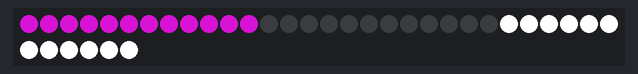
Bench run of a sketch on a simulated Arduino Uno, built with avr-gcc and run on an emulated ATmega328P. Parts: 36 RGB LEDs in strip order, left to right, continuing on the next row. Wiring (inferred from the names in the program): LPD8806 LEDs: data pin 2; clock pin 1. Random numbers use the default seed unless the sketch sets one.

Above: at 0.6 s.
At 5.97 s:
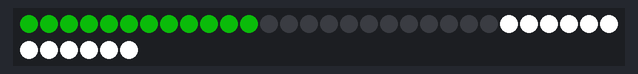
At 12.6 s:
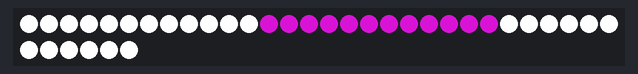
At 27.6 s:
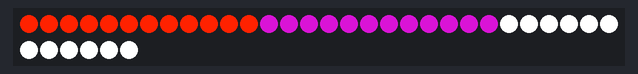
At 38.73 s:
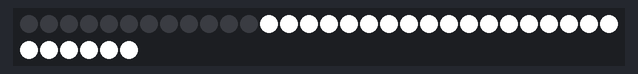
At 39.65 s:
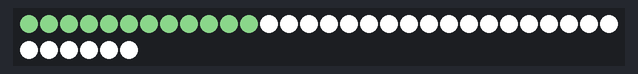

Measured:
- what the display in image 0 shows lasts 5.0 s, from 0.5 s to 5.5 s
- what the display in image 3 shows lasts 10.0 s, from 27.5 s to 37.5 s

The sketch:

halloduino.pde
```cpp
// (licence header left out)
#include "LPD8806.h"
#include "SPI.h"

// The number of LEDs on the strip
#define LED_COUNT 12

// The pins used to access the strip. These will depend on the
// specific Arduino being used.
#define DATA_PIN  2
#define CLOCK_PIN 1

LPD8806 strip = LPD8806(LED_COUNT, DATA_PIN, CLOCK_PIN);

struct _rgb {
  int r, g, b;
};

// Colors used for the various effects. These were chosen with some
// manual fiddling to look 'spooky'.

struct _rgb blood   = {0xFF, 0x00, 0x00}; // Red
struct _rgb ghost   = {0xFF, 0xFF, 0xFF}; // White
struct _rgb pumpkin = {0xFF, 0x91, 0x00}; // Orange pumpkin color
struct _rgb purple  = {0x46, 0x06, 0x45}; // Purple 'witch' color
struct _rgb green   = {0x02, 0xA5, 0x02}; // Green 'witch' color
struct _rgb bat     = {0x00, 0x00, 0x00}; // Black

// all: set the entire strip to use a single color
void all(struct _rgb c) {
  for (int i = 0; i < strip.numPixels(); i++) {
    strip.setPixelColor(i, c.r, c.g, c.b);
  }

  strip.show();
}

// Functions to set specific colors
void show_blood()   { all(blood);   delay(5000); }
void show_ghost()   { all(ghost);   delay(5000); }
void show_pumpkin() { all(pumpkin); delay(5000); }
void show_purple()  { all(purple);  delay(5000); }
void show_green()   { all(green);   delay(5000); }
void show_bat()     { all(bat);     delay(5000); }

// alternate: alternate between two colors
void alternate(struct _rgb first, struct _rgb second) {
  for (int i = 0; i < 20; i++) {
     all(first);
     delay(random(120,180));
     all(second);
     delay(random(130,190));
  }

  all(bat);
}

// Functions to alternate between colors
void green_purple()   { alternate(green, purple);  }
void green_blood()    { alternate(green, blood);   }
void purple_blood()   { alternate(purple, blood);  }

struct _frgb {
  float r, g, b;
};

// fade: fade between two colors
void fade(struct _rgb in, struct _rgb out) {

  // Number of fading steps and the number of milliseconds over
  // which to fade

  int steps = 200;
  int time = 400;

  struct _frgb c = {in.r, in.g, in.b};
  struct _frgb d;
  d.r = ((float)out.r - (float)in.r)/(float)steps;
  d.g = ((float)out.g - (float)in.g)/(float)steps;
  d.b = ((float)out.b - (float)in.b)/(float)steps;

  for (int i = 0; i < steps; i++) {
    struct _rgb ci;
    ci.r = c.r;
    ci.g = c.g;
    ci.b = c.b;
    all(ci);

    c.r += d.r;
    c.g += d.g;
    c.b += d.b;

    delay(time/steps);
  }
}

// Functions to fade between colors

void purple_to_blood() { fade(purple, blood); }
void purple_to_green() { fade(purple, green); }
void blood_to_green()  { fade(blood,  green); }

// Generate a lightning effect with a sequence of rapid
// white flashes
int lightning_delay(int t) {
  while (t > 0) {
    delay(random(30,60));
    t -= 1;
  }
}
void lightning() {
  all(bat);
  for (int i = 0; i < 4; i++) {
    all(ghost);
    lightning_delay(1);
    all(bat);
    lightning_delay(2);
  }
}

// Table of possible effects that are used. Add entries to this table
// to have the program randomnly choose that effect.
void (*effects[])() = {lightning, green_purple, show_bat, show_purple,
  show_green, show_ghost, green_blood, purple_blood, purple_to_blood,
  purple_to_green, blood_to_green, show_pumpkin, lightning, lightning};

void setup() {
  randomSeed(analogRead(0));
  strip.begin();
  strip.show();
}

// Chooses a random effect and calls its function
void loop() {
  effects[random(0, sizeof(effects)/sizeof(effects[0]))]();
}
```

LPD8806.cpp
```cpp
// (licence header left out)
#include "SPI.h"
#include "LPD8806.h"

/*****************************************************************************/

// Constructor for use with hardware SPI (specific clock/data pins):
LPD8806::LPD8806(uint16_t n) {
  pixels = NULL;
  begun  = false;
  updateLength(n);
  updatePins();
}

// Constructor for use with arbitrary clock/data pins:
LPD8806::LPD8806(uint16_t n, uint8_t dpin, uint8_t cpin) {
  pixels = NULL;
  begun  = false;
  updateLength(n);
  updatePins(dpin, cpin);
}

// via Michael Vogt/neophob: empty constructor is used when strip length
// isn't known at compile-time; situations where program config might be
// read from internal flash memory or an SD card, or arrive via serial
// command.  If using this constructor, MUST follow up with updateLength()
// and updatePins() to establish the strip length and output pins!
LPD8806::LPD8806(void) {
  numLEDs = numBytes = 0;
  pixels  = NULL;
  begun   = false;
  updatePins(); // Must assume hardware SPI until pins are set
}

// Activate hard/soft SPI as appropriate:
void LPD8806::begin(void) {
  if(hardwareSPI == true) startSPI();
  else                    startBitbang();
  begun = true;
}

// Change pin assignments post-constructor, switching to hardware SPI:
void LPD8806::updatePins(void) {
  hardwareSPI = true;
  datapin     = clkpin = 0;
  // If begin() was previously invoked, init the SPI hardware now:
  if(begun == true) startSPI();
  // Otherwise, SPI is NOT initted until begin() is explicitly called.

  // Note: any prior clock/data pin directions are left as-is and are
  // NOT restored as inputs!
}

// Change pin assignments post-constructor, using arbitrary pins:
void LPD8806::updatePins(uint8_t dpin, uint8_t cpin) {

  datapin     = dpin;
  clkpin      = cpin;
  clkport = dataport = 0;
  clkpinmask = datapinmask = 0;

#if defined(__AVR_ATmega168__) || defined(__AVR_ATmega328P__) || defined (__AVR_ATmega328__) || defined(__AVR_ATmega8__) || (__AVR_ATmega1281__) || defined(__AVR_ATmega2561__) || defined(__AVR_ATmega2560__) || defined(__AVR_ATmega1280__)
  clkport     = portOutputRegister(digitalPinToPort(cpin));
  clkpinmask  = digitalPinToBitMask(cpin);
  dataport    = portOutputRegister(digitalPinToPort(dpin));
  datapinmask = digitalPinToBitMask(dpin);
#endif

  if(begun == true) { // If begin() was previously invoked...
    // If previously using hardware SPI, turn that off:
    if(hardwareSPI == true) SPI.end();
    startBitbang(); // Regardless, now enable 'soft' SPI outputs
  } // Otherwise, pins are not set to outputs until begin() is called.

  // Note: any prior clock/data pin directions are left as-is and are
  // NOT restored as inputs!

  hardwareSPI = false;
}

#ifndef SPI_CLOCK_DIV8
  #define SPI_CLOCK_DIV8 4
#endif

// Enable SPI hardware and set up protocol details:
void LPD8806::startSPI(void) {
  SPI.begin();
  SPI.setBitOrder(MSBFIRST);
  SPI.setDataMode(SPI_MODE0);

  SPI.setClockDivider(SPI_CLOCK_DIV8);  // 2 MHz
  // SPI bus is run at 2MHz.  Although the LPD8806 should, in theory,
  // work up to 20MHz, the unshielded wiring from the Arduino is more
  // susceptible to interference.  Experiment and see what you get.

#if defined(__AVR_ATmega168__) || defined(__AVR_ATmega328P__) || defined (__AVR_ATmega328__) || defined(__AVR_ATmega8__) || (__AVR_ATmega1281__) || defined(__AVR_ATmega2561__) || defined(__AVR_ATmega2560__) || defined(__AVR_ATmega1280__)

  // Issue initial latch/reset to strip:
  SPDR = 0; // Issue initial byte
  for(uint16_t i=((numLEDs+31)/32)-1; i>0; i--) {
    while(!(SPSR & (1<<SPIF))); // Wait for prior byte out
    SPDR = 0;                   // Issue next byte
  }
#else
  SPI.transfer(0);
  for(uint16_t i=((numLEDs+31)/32)-1; i>0; i--) {
    SPI.transfer(0);
  }
#endif
}

// Enable software SPI pins and issue initial latch:
void LPD8806::startBitbang() {
  pinMode(datapin, OUTPUT);
  pinMode(clkpin , OUTPUT);
  if (dataport != 0) {
    // use low level bitbanging when we can
    *dataport &= ~datapinmask; // Data is held low throughout (latch = 0)
    for(uint16_t i=((numLEDs+31)/32)*8; i>0; i--) {
      *clkport |=  clkpinmask;
      *clkport &= ~clkpinmask;
    }
  } else {
    // can't do low level bitbanging, revert to digitalWrite
    digitalWrite(datapin, LOW);
    for(uint16_t i=((numLEDs+31)/32)*8; i>0; i--) {
      digitalWrite(clkpin, HIGH);
      digitalWrite(clkpin, LOW);
    }
  }
}

// Change strip length (see notes with empty constructor, above):
void LPD8806::updateLength(uint16_t n) {
  uint8_t latchBytes = (n + 31) / 32;
  if(pixels != NULL) free(pixels); // Free existing data (if any)
  numLEDs    = n;
  n         *= 3; // 3 bytes per pixel
  numBytes   = n + latchBytes;
  if(NULL != (pixels = (uint8_t *)malloc(numBytes))) { // Alloc new data
    memset( pixels   , 0x80, n);          // Init to RGB 'off' state
    memset(&pixels[n], 0   , latchBytes); // Clear latch bytes
  } else numLEDs = numBytes = 0; // else malloc failed
  // 'begun' state does not change -- pins retain prior modes
}

uint16_t LPD8806::numPixels(void) {
  return numLEDs;
}

// This is how data is pushed to the strip.  Unfortunately, the company
// that makes the chip didnt release the protocol document or you need
// to sign an NDA or something stupid like that, but we reverse engineered
// this from a strip controller and it seems to work very nicely!
void LPD8806::show(void) {
  uint8_t  *ptr = pixels;
  uint16_t i    = numBytes;

  // This doesn't need to distinguish among individual pixel color
  // bytes vs. latch data, etc.  Everything is laid out in one big
  // flat buffer and issued the same regardless of purpose.
  if(hardwareSPI) {
    while(i--) {
#if defined(__AVR_ATmega168__) || defined(__AVR_ATmega328P__) || defined (__AVR_ATmega328__) || defined(__AVR_ATmega8__) || (__AVR_ATmega1281__) || defined(__AVR_ATmega2561__) || defined(__AVR_ATmega2560__) || defined(__AVR_ATmega1280__)
      while(!(SPSR & (1<<SPIF))); // Wait for prior byte out
      SPDR = *ptr++;              // Issue new byte
#else
      SPI.transfer(*ptr++);
#endif
    }
  } else {
    uint8_t p, bit;

    while(i--) {
      p = *ptr++;
      for(bit=0x80; bit; bit >>= 1) {
	if (dataport != 0) {
	  if(p & bit) *dataport |=  datapinmask;
	  else        *dataport &= ~datapinmask;
	  *clkport |=  clkpinmask;
	  *clkport &= ~clkpinmask;
	} else {
	  if (p&bit) digitalWrite(datapin, HIGH);
	  else digitalWrite(datapin, LOW);
	  digitalWrite(clkpin, HIGH);
	  digitalWrite(clkpin, LOW);
	}
      }
    }
  }
}

// Convert separate R,G,B into combined 32-bit GRB color:
uint32_t LPD8806::Color(byte r, byte g, byte b) {
  return ((uint32_t)(g | 0x80) << 16) |
         ((uint32_t)(r | 0x80) <<  8) |
                     b | 0x80 ;
}

// Set pixel color from separate 7-bit R, G, B components:
void LPD8806::setPixelColor(uint16_t n, uint8_t r, uint8_t g, uint8_t b) {
  if(n < numLEDs) { // Arrays are 0-indexed, thus NOT '<='
    uint8_t *p = &pixels[n * 3];
    *p++ = g | 0x80; // Strip color order is GRB,
    *p++ = r | 0x80; // not the more common RGB,
    *p++ = b | 0x80; // so the order here is intentional; don't "fix"
  }
}

// Set pixel color from 'packed' 32-bit GRB (not RGB) value:
void LPD8806::setPixelColor(uint16_t n, uint32_t c) {
  if(n < numLEDs) { // Arrays are 0-indexed, thus NOT '<='
    uint8_t *p = &pixels[n * 3];
    *p++ = (c >> 16) | 0x80;
    *p++ = (c >>  8) | 0x80;
    *p++ =  c        | 0x80;
  }
}

// Query color from previously-set pixel (returns packed 32-bit GRB value)
uint32_t LPD8806::getPixelColor(uint16_t n) {
  if(n < numLEDs) {
    uint16_t ofs = n * 3;
    return ((uint32_t)(pixels[ofs    ] & 0x7f) << 16) |
           ((uint32_t)(pixels[ofs + 1] & 0x7f) <<  8) |
            (uint32_t)(pixels[ofs + 2] & 0x7f);
  }

  return 0; // Pixel # is out of bounds
}
```

LPD8806.h
```cpp
#if (ARDUINO >= 100)
 #include <Arduino.h>
#else
 #include <WProgram.h>
 #include <pins_arduino.h>
#endif

class LPD8806 {

 public:

  LPD8806(uint16_t n, uint8_t dpin, uint8_t cpin); // Configurable pins
  LPD8806(uint16_t n); // Use SPI hardware; specific pins only
  LPD8806(void); // Empty constructor; init pins & strip length later
  void
    begin(void),
    show(void),
    setPixelColor(uint16_t n, uint8_t r, uint8_t g, uint8_t b),
    setPixelColor(uint16_t n, uint32_t c),
    updatePins(uint8_t dpin, uint8_t cpin), // Change pins, configurable
    updatePins(void),                       // Change pins, hardware SPI
    updateLength(uint16_t n);               // Change strip length
  uint16_t
    numPixels(void);
  uint32_t
    Color(byte, byte, byte),
    getPixelColor(uint16_t n);

 private:

  uint16_t
    numLEDs,    // Number of RGB LEDs in strip
    numBytes;   // Size of 'pixels' buffer below
  uint8_t
    *pixels,    // Holds LED color values (3 bytes each) + latch
    clkpin    , datapin,     // Clock & data pin numbers
    clkpinmask, datapinmask; // Clock & data PORT bitmasks
  volatile uint8_t
    *clkport  , *dataport;   // Clock & data PORT registers
  void
    startBitbang(void),
    startSPI(void);
  boolean
    hardwareSPI, // If 'true', using hardware SPI
    begun;       // If 'true', begin() method was previously invoked
};
```
